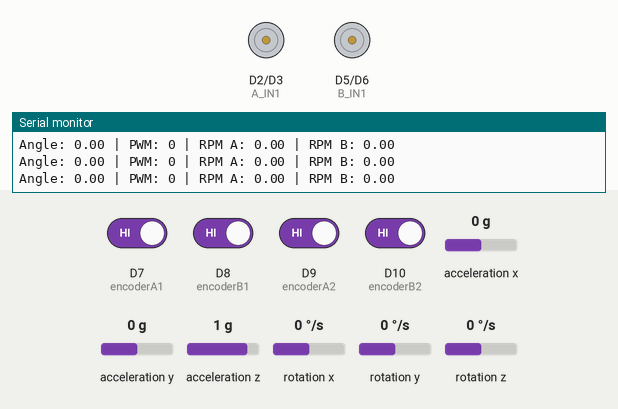
Recording of a sketch running on a simulated Arduino Nano 33 BLE. Shown: motor-driver pin pairs drawn as motors (green arrow = first pin HIGH = forward, orange = second pin HIGH = backward, longer = more drive), the last lines printed to the serial monitor. The inputs (shaded band) are chosen by the test bench; at power-on: D7 (encoderA1), D8 (encoderB1), D9 (encoderA2), D10 (encoderB2) HIGH, rotation x 0 °/s, acceleration y 0 g, acceleration z 1 g, acceleration x 0 g, rotation y 0 °/s, rotation z 0 °/s.

Above: at 1.2 s.
1.3 s: rotation x set to -12 °/s
2.8 s: rotation x set to -16 °/s
At 3.1 s:
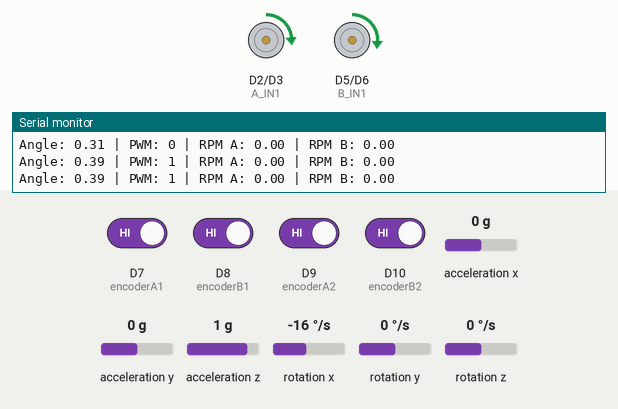
4.3 s: acceleration y set to -1.4 g
At 4.9 s:
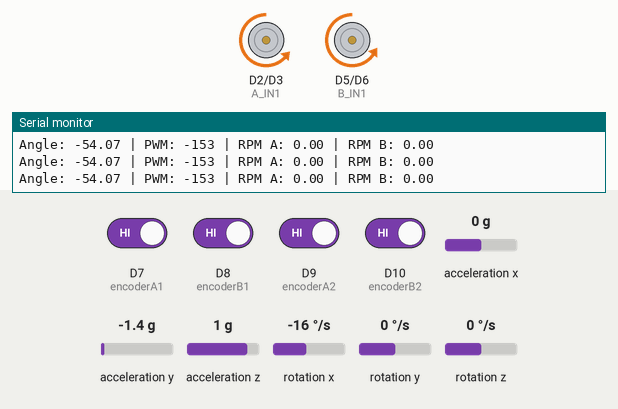
5.9 s: acceleration z set to -1.4 g
At 7.1 s:
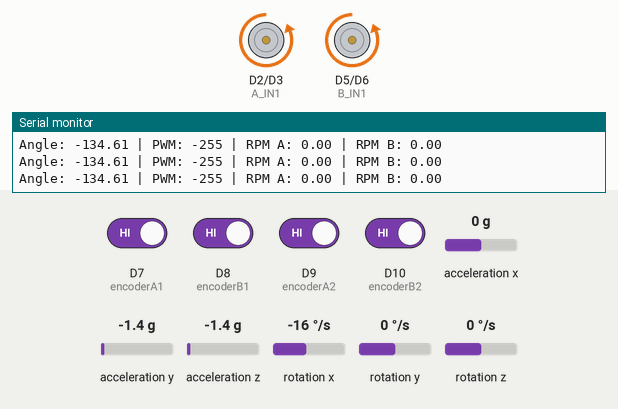
7.4 s: acceleration y set to -0.2 g
8.9 s: acceleration y set to 0.1 g
At 9.3 s:
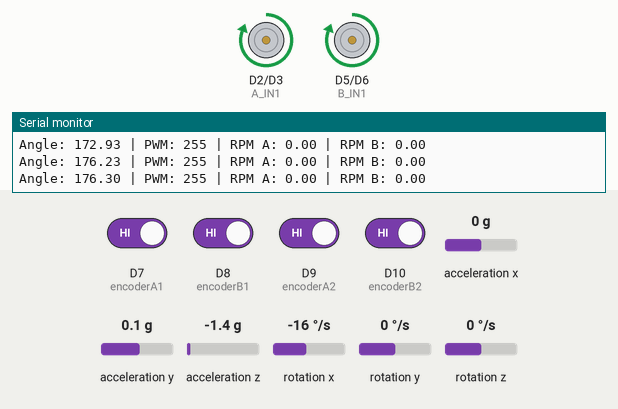
Timing chart, 0 to 11.4 s (numbered marks = the images above; inputs shaded):
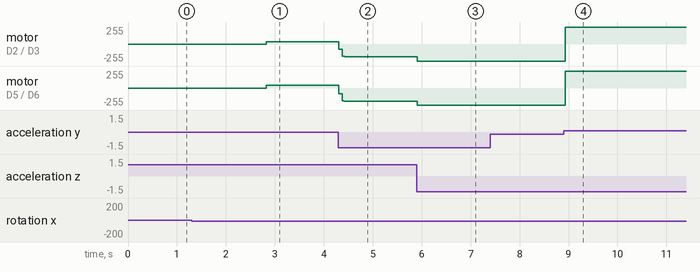

The sketch:

lab2_part_5.ino
```cpp
/*
 * =========================================================
 * LAB 2 - PART 5
 * Proportional Motor Control Using Tilt Angle
 * =========================================================
 */

#include "Arduino_BMI270_BMM150.h"

// ================= MOTOR PINS =================

const int A_IN1 = 2;
const int A_IN2 = 3;

const int B_IN1 = 5;
const int B_IN2 = 6;

// ================= ENCODER PINS =================

const int encoderA1 = 7;
const int encoderB1 = 8;

const int encoderA2 = 9;
const int encoderB2 = 10;

// ================= ENCODERS =================

volatile long encoderCount1 = 0;
volatile long encoderCount2 = 0;

// ================= RPM =================

long prevCount1 = 0;
long prevCount2 = 0;

float rpmA = 0;
float rpmB = 0;

unsigned long prevRPMTime = 0;

// IMPORTANT: use your measured CPR
const float CPR = 1920.0;

// ================= IMU =================

unsigned long prevIMUTime = 0;
unsigned long prevTime = 0;
bool firstRun = true;
bool firstRunFilter = true;
float gyroAngle;
float filterAngle;


// ================= CONTROL =================

float Kp = 255/90.0; //could try to increase and decrease if this does not work well

// measured deadbands
const int DEAD_A = 36;
const int DEAD_B = 44;

const int MAX_PWM = 255;


// =========================================================
// SETUP
// =========================================================

void setup() {

  Serial.begin(9600);
  while (!Serial);

  pinMode(A_IN1, OUTPUT);
  pinMode(A_IN2, OUTPUT);
  pinMode(B_IN1, OUTPUT);
  pinMode(B_IN2, OUTPUT);

  pinMode(encoderA1, INPUT_PULLUP);
  pinMode(encoderB1, INPUT_PULLUP);
  pinMode(encoderA2, INPUT_PULLUP);
  pinMode(encoderB2, INPUT_PULLUP);

  // Motor 1 interrupts
  attachInterrupt(digitalPinToInterrupt(encoderA1), updateEncoder1, CHANGE);
  attachInterrupt(digitalPinToInterrupt(encoderB1), updateEncoder1, CHANGE);

  // Motor 2 interrupts
  attachInterrupt(digitalPinToInterrupt(encoderA2), updateEncoder2, CHANGE);
  attachInterrupt(digitalPinToInterrupt(encoderB2), updateEncoder2, CHANGE);

  if (!IMU.begin()) {
    Serial.println("IMU failed!");
    while (1);
  }

  prevIMUTime = micros();

  Serial.println("System Ready");
}

// =========================================================
// LOOP
// =========================================================

void loop() {

  updateTilt();

  // -------- proportional control --------
  int pwm = (int)(Kp * filterAngle);
  pwm = constrain(pwm, -MAX_PWM, MAX_PWM);

  driveMotors(pwm);

  // -------- RPM every 100 milli seconds = 0.1 seconds --------
  unsigned long now = millis();

  if (now - prevRPMTime >= 100) {

    noInterrupts();
    long c1 = encoderCount1;
    long c2 = encoderCount2;
    interrupts();

    long d1 = c1 - prevCount1;
    long d2 = c2 - prevCount2;

    rpmA = (d1 * 600.0) / CPR;
    rpmB = (d2 * 600.0) / CPR;

    prevCount1 = c1;
    prevCount2 = c2;
    prevRPMTime = now;

    Serial.print("Angle: ");
    Serial.print(filterAngle);
    Serial.print(" | PWM: ");
    Serial.print(pwm);
    Serial.print(" | RPM A: ");
    Serial.print(rpmA);
    Serial.print(" | RPM B: ");
    Serial.println(rpmB);
  }
}

// =========================================================
// IMU + COMPLEMENTARY FILTER (from Lab 1)
// =========================================================

void updateTilt() {


  float ax, ay, az;
  float gx, gy, gz;
  float accAngle;

  const float k = 0.9;

  //Time difference
  unsigned long currentTime = micros();
  float dt = (currentTime - prevTime) / 1000000.0;
  prevTime = currentTime;

  if (IMU.accelerationAvailable() && IMU.gyroscopeAvailable()){

    // Accelerometer Angle
    IMU.readAcceleration(ax, ay, az);
    accAngle = atan2 (ay, az) * 180/PI;
    //Serial.print(accAngle);
    //Serial.print(" deg ");

    //Gyro Angle
    IMU.readGyroscope(gx, gy, gz);
    if (firstRun){
      gyroAngle = (accAngle + (gx*(-1)) * dt); // multiplied gx by -1 to align polarity with sensor orientation
      firstRun = false;
    }

    else {
      gyroAngle = (filterAngle + (gx*(-1)) * dt); // multiplied gx by -1 to align polarity with sensor orientation

    }

    // Complimentary Filter
    if (firstRunFilter){
      filterAngle = accAngle;
      firstRunFilter = false;
    }
    else{
      filterAngle = k*gyroAngle + (1-k)*accAngle;
    }

  }
}

// =========================================================
// MOTOR CONTROL WITH INDIVIDUAL DEADBANDS
// =========================================================

void driveMotors(int pwm) {

  int pwmA = pwm;
  int pwmB = pwm;

  if (pwmA > 0) pwmA += DEAD_A;
  else if (pwmA < 0) pwmA -= DEAD_A;

  if (pwmB > 0) pwmB += DEAD_B;
  else if (pwmB < 0) pwmB -= DEAD_B;

  pwmA = constrain(pwmA, -255, 255);
  pwmB = constrain(pwmB, -255, 255);

  if (pwm > 0) {

    analogWrite(A_IN1, pwmA);
    analogWrite(A_IN2, 0);

    analogWrite(B_IN1, pwmB);
    analogWrite(B_IN2, 0);

  } else if (pwm < 0) {

    pwmA = -pwmA;
    pwmB = -pwmB;

    analogWrite(A_IN1, 0);
    analogWrite(A_IN2, pwmA);

    analogWrite(B_IN1, 0);
    analogWrite(B_IN2, pwmB);

  } else {

    analogWrite(A_IN1, 0);
    analogWrite(A_IN2, 0);

    analogWrite(B_IN1, 0);
    analogWrite(B_IN2, 0);
  }
}


void updateEncoder1() {

    static int lastA = 0;
    static int lastB = 0;

    int A = digitalRead(encoderA1);
    int B = digitalRead(encoderB1);

    if (A != lastA) {
        if (A == B) encoderCount1++;
        else encoderCount1--;
    }
    else {
        if (A != B) encoderCount1++;
        else encoderCount1--;
    }

    lastA = A;
    lastB = B;
}

void updateEncoder2() {

    static int lastA = 0;
    static int lastB = 0;

    int A = digitalRead(encoderA2);
    int B = digitalRead(encoderB2);

    if (A != lastA) {
        if (A == B) encoderCount2++;
        else encoderCount2--;
    }
    else {
        if (A != B) encoderCount2++;
        else encoderCount2--;
    }

    lastA = A;
    lastB = B;
}
```

Measured:
- the behaviour switches between -14 and -15 °/s on rotation x (found by bisection; images 0 and 1)
- the behaviour switches between -0.1 and 0 g on acceleration y (found by bisection; images 3 and 4)
- after the input at 2.8 s, motor on D2 (A_IN1) / D3 (A_IN2): stopped → forward 37/255 at once; motor on D5 (B_IN1) / D6 (B_IN2): stopped → forward 45/255 at once
- after the input at 4.3 s, motor on D2 (A_IN1) / D3 (A_IN2): forward 37/255 → backward 76/255 at once, → backward 189/255 0.07 s later; motor on D5 (B_IN1) / D6 (B_IN2): forward 45/255 → backward 84/255 at once, → backward 197/255 0.07 s later
- after the input at 5.9 s, motor on D2 (A_IN1) / D3 (A_IN2): backward 189/255 → backward 255/255 at once; motor on D5 (B_IN1) / D6 (B_IN2): backward 197/255 → backward 255/255 at once
- after the input at 8.9 s, motor on D2 (A_IN1) / D3 (A_IN2), motor on D5 (B_IN1) / D6 (B_IN2): backward 255/255 → forward 255/255 at once
